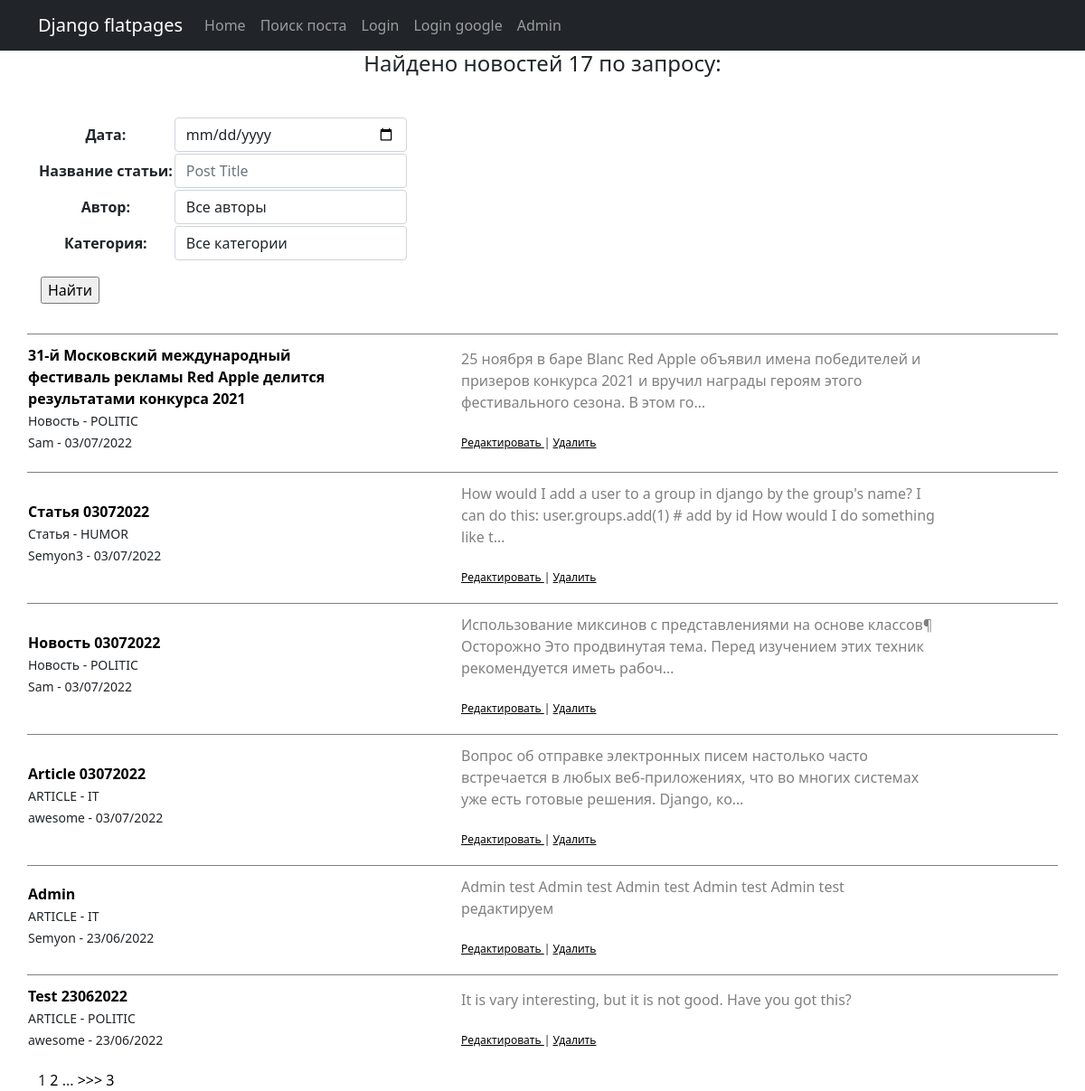
Page /news/search/ on the earlier database version.
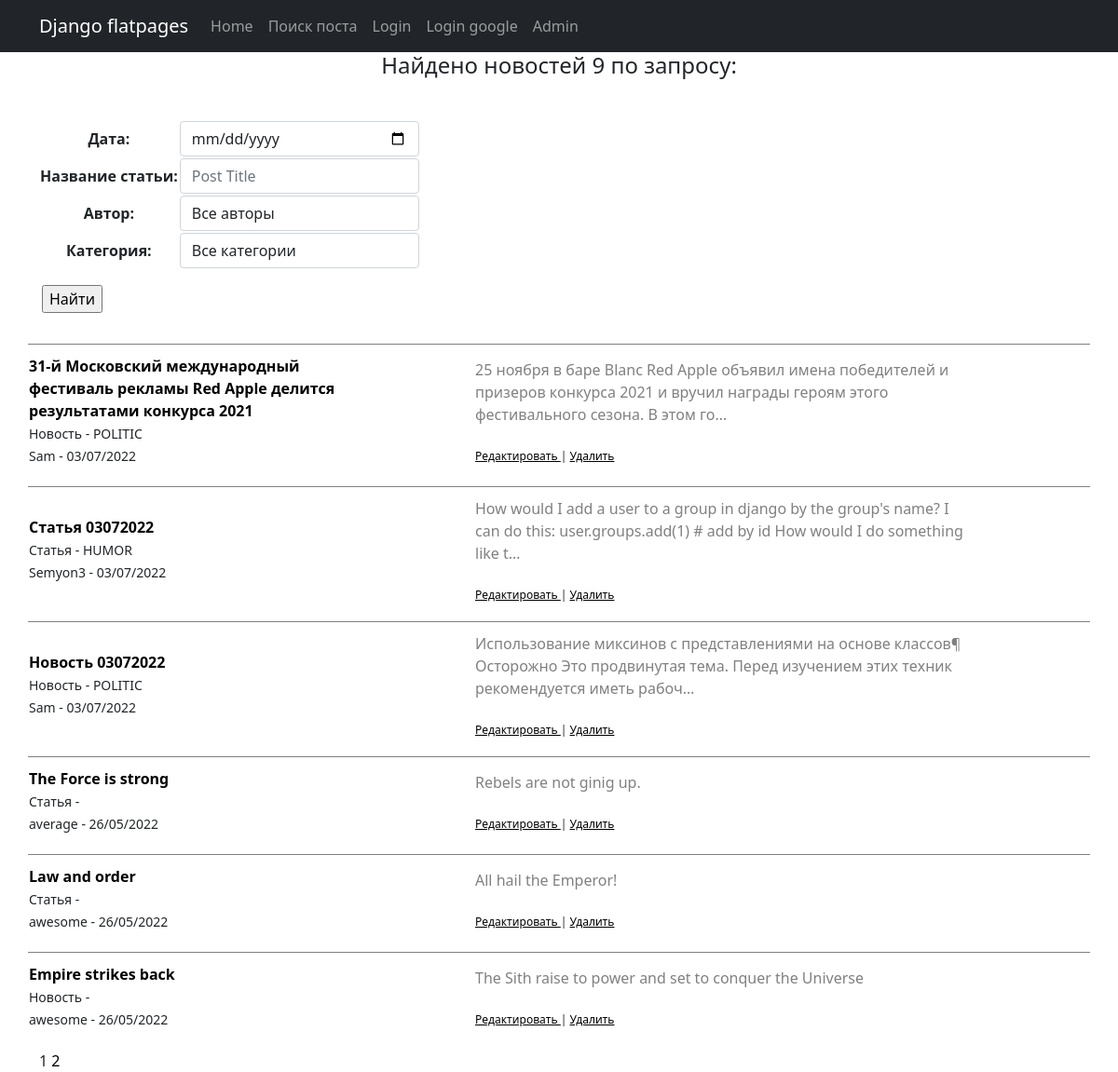
Same page on the later database version.
### news/models.py (models this page shows, shortened)
class Post(models.Model):
    author = models.ForeignKey(Author, on_delete=models.CASCADE)
    NEWS = 'NW'
    ARTICLE = 'AR'
    CAT_CHOICES = (
        (NEWS, 'Новость'),
        (ARTICLE, 'Статья'),
    )
    type = models.CharField(max_length=2, choices=CAT_CHOICES, default=ARTICLE)
    date = models.DateTimeField(auto_now_add=True)
    category = models.ManyToManyField(Category, through='PostCategory')
    text = models.TextField(default='')
    title = models.CharField(max_length=255)
    rating = models.SmallIntegerField(default=0)

class Category(models.Model):
    name = models.CharField(max_length=255, unique=True)
    subscribers = models.ManyToManyField(User, through='CatSub', blank=True)
    def __str__(self):
        return f'{self.name}'

class Author(models.Model):
    username = models.OneToOneField(User, on_delete=models.CASCADE)
    rating = models.SmallIntegerField(default=0)
    def __str__(self):
        return f'{self.username}'

### news/views.py (the view)
# urls.py: path('search/', PostSearch.as_view(), name='search'),
class PostSearch(ListView):
    template_name = 'search.html'
    context_object_name = 'posts'
    queryset = Post.objects.all()
    paginate_by = 6
    ordering = ['-date']
    def get_context_data(self, **kwargs):  # забираем отфильтрованные объекты переопределяя метод get_context_data у наследуемого класса (привет, полиморфизм, мы скучали!!!)
        context = super().get_context_data(**kwargs)
        context['filter'] = PostFilter(self.request.GET, queryset=super().get_queryset())  # вписываем наш фильтр в контекст
        context['categories'] = Category.objects.all()
        context['form'] = PostForm
        return context
    def get_queryset(self):
        queryset = super().get_queryset()
        self.filterset = PostFilter(self.request.GET, queryset)
        return self.filterset.qs

### news/templatetags/custom_filters.py (called while the page is built)
@register.filter(name='censor') # регистрируем наш фильтр под именем Censor, чтоб django понимал, что это именно фильтр, а не простая функция
def Censor(value): # первый аргумент здесь это то значение, к которому надо применить фильтр, второй аргумент — это аргумент фильтра, т. е. примерно следующее будет в шаблоне value|Censor
    STRONG_WORDS = ["php", "редиска"]
    if not isinstance(value, str):
        raise ValueError('Нельзя цензурировать не строку')
    for word in STRONG_WORDS:
        value = value.replace(word[1:], '*' * (len(word)-1))
    return value

### news/templatetags/custom_tags.py (called while the page is built)
@register.simple_tag(takes_context=True) #сообщаем Django, что для работы тега требуется передать контекст
def url_replace(context, **kwargs):
    d = context['request'].GET.copy() #скопировать все параметры текущего запроса
    for k, v in kwargs.items():
        d[k] = v #по указанным полям устанавливаем новые значения
    return d.urlencode()

### templates/search.html (shortened to what this page needs)
{% extends 'flatpages/default.html' %}
{% load custom_tags %}
{% load custom_filters %}
{% block content %}
<h4>Найдено новостей {{filter.qs|length}} по запросу: </h4>
<table>
    <div class="new2">
        <form method="GET">
            {{ filter.form }}
            <table>
                <td></td>
                <td><input type="submit" value="Найти"></td>
            </table>
        </form>
    </div>
</table>
{% if filter == null %}
    <h2>НОВОСТЕЙ НЕТ!</h2>
{% else %}
<table>
    {% for new in posts %}
    <tr>
        <td class="top">
            <div class="news">
                <strong class="str">
                    <a href="{% url 'new' new.id %}"> {{ new.title|censor }} </a>
                </strong>
                <div class="str">
                    <small>
                        {{ new.get_type_display }} -
                        {% for category in new.category.all %}
                                {{ category }}
                        {% endfor %}
                    </small>
                </div>
                <div class="str">
                    <small>
                        {{ new.author.username }} - {{ new.date|date:'d/m/Y' }}
                    </small>
                </div>
            </div>
        </td>
        <td class="top">
            <div class="news">
                <div class="grey">
                    {{ new.text|truncatechars:150 }}
                </div>
                <p>
                <div class="str">
                <sub>
                    {% if new.type == 'NEWS' %}
                        <a href="{% url 'new_update' new.id %}"><u> Редактировать </u></a>
                        |
                        <a href="{% url 'new_delete' new.id %}"><u> Удалить </u></a>
                    {% else %}
                        <a href="{% url 'article_update' new.id %}"><u> Редактировать </u></a>
                        |
                        <a href="{% url 'article_delete' new.id %}"><u> Удалить </u></a>
                    {% endif %}
                </sub>
                </div>
            </div>
        </td>
    </tr>
    {% endfor %}
</table>
{% endif %}
<div>
{% if is_paginated %}
    {{ page_obj.number }}
    {% if page_obj.has_next %}
        <a href="?{% url_replace page=page_obj.next_page_number %}">{{ page_obj.next_page_number }}</a>
        {% if paginator.num_pages != page_obj.next_page_number %}
            ...
            <a href="?{% url_replace page=page_obj.next_page_number %}">>>></a>
            <a href="?{% url_replace page=page_obj.paginator.num_pages %}">{{ page_obj.paginator.num_pages }}</a>
        {% endif %}
    {% endif %}
{% endif %}
</div>
{% endblock content %}

Differences in the rows shown:
removed Post: title|censor "Article 03072022", type "ARTICLE", author.username "awesome", date "03/07/2022", text "Вопрос об отправке электронных писем настолько часто встречается в любых веб-приложениях, что во многих системах уже есть готовые решения. Django, ко…", shows "Редактировать"
no longer on this page (row unchanged): Category: name "IT"
removed Post: title|censor "Admin", type "ARTICLE", author.username "Semyon", date "23/06/2022", text "Admin test Admin test Admin test Admin test Admin test редактируем", shows "Редактировать"
removed Post: title|censor "Test 23062022", type "ARTICLE", author.username "awesome", date "23/06/2022", text "It is vary interesting, but it is not good. Have you got this?", shows "Редактировать", Category (name "POLITIC")
now on this page (row unchanged): Post: title|censor "The Force is strong", type "Статья", author.username "average", date "26/05/2022", text "Rebels are not ginig up.", shows "Редактировать"
now on this page (row unchanged): Post: title|censor "Law and order", type "Статья", author.username "awesome", date "26/05/2022", text "All hail the Emperor!", shows "Редактировать"
now on this page (row unchanged): Post: title|censor "Empire strikes back", type "Новость", author.username "awesome", date "26/05/2022", text "The Sith raise to power and set to conquer the Universe", shows "Редактировать"
Other differences:
{{ filter.qs|length }}: "17" → "9"
{{ page_obj.paginator.num_pages }}: "3" → (not shown)
